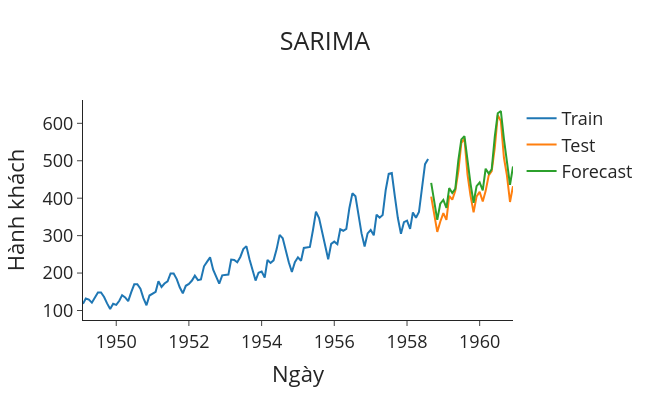

The notebook cell this image was saved under:
### Markdown cell above
Cuối cùng, chúng ta sẽ vẽ các forecasts (dự báo):

### Code cell
# Import các package
import plotly.graph_objects as go

def plot_forecasts(forecasts: list[float], title: str) -> None:
    """Hàm để vẽ các forecasts."""
    fig = go.Figure()
    fig.add_trace(go.Scatter(x=train['Month'], y=train['#Passengers'], name='Train'))
    fig.add_trace(go.Scatter(x=test['Month'], y=test['#Passengers'], name='Test'))
    fig.add_trace(go.Scatter(x=test['Month'], y=forecasts, name='Forecast'))
    fig.update_layout(template="simple_white", font=dict(size=18), title_text=title,
                      width=650, title_x=0.5, height=400, xaxis_title='Ngày',
                      yaxis_title='Hành khách')

    return fig.show()


# Vẽ biểu đồ các forecasts
plot_forecasts(forecasts, 'SARIMA')
